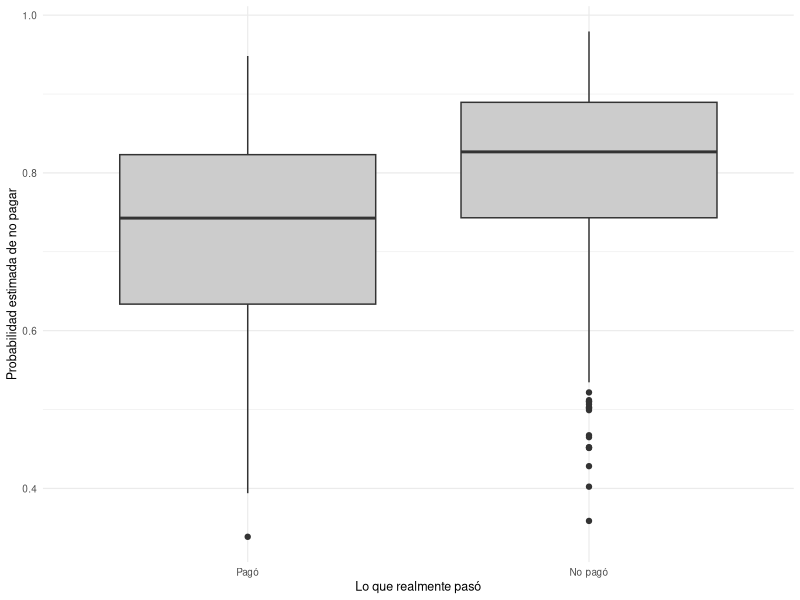
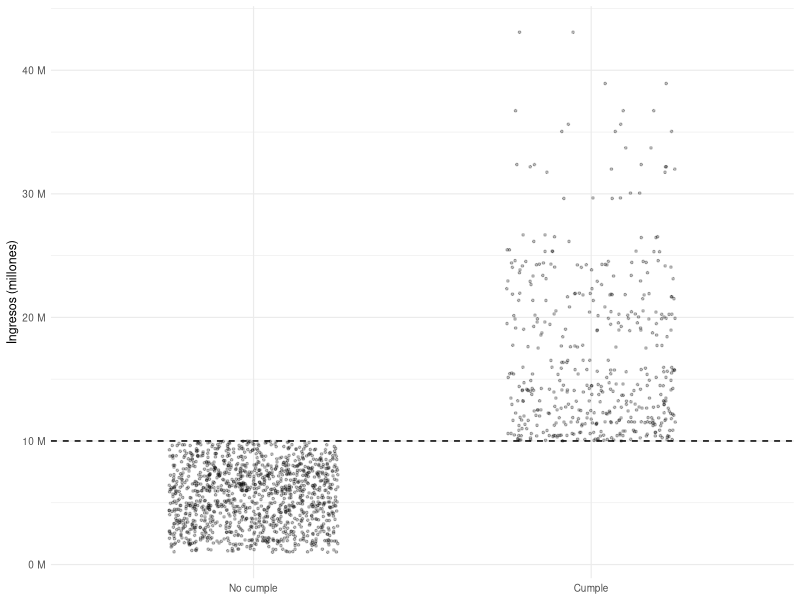
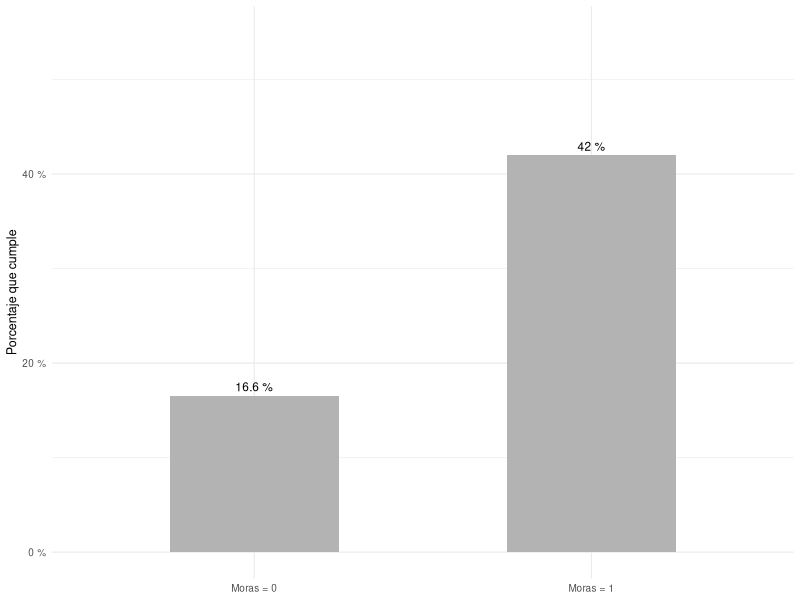

Write R code to recreate these figures, in order.
## ---- chunk 1
#| label: preparacion
#| include: false

# Opciones para que los números salgan en formato normal y no en notación
# científica (por ejemplo 8605213 en vez de 8.6e+06).
options(scipen = 999, digits = 4)
## ---- chunk 2
#| label: paso1-librerias

# ggplot2 sirve para hacer gráficos bonitos.
# readxl sirve para abrir archivos de Excel (lo usaremos en la Parte 2).
library(ggplot2)
library(readxl)
## ---- chunk 3
#| label: paso2-simular

# set.seed() hace que los "números al azar" sean siempre los mismos.
# Así, si otra persona corre este código, obtiene exactamente mis resultados.
set.seed(123)

n <- 1000   # vamos a inventar 1.000 clientes

# rnorm(cuántos, promedio, variación) inventa números alrededor de un promedio.
# rbinom() inventa ceros y unos.
# Las variables se crean en el mismo orden en que las lista la guía.
edad           <- rnorm(n, 40, 10)     # edades alrededor de 40 años
ingresos       <- rnorm(n, 3000, 1000) # ingresos alrededor de 3.000
score          <- rnorm(n, 600, 50)    # score alrededor de 600 puntos
genero         <- rbinom(n, 1, 0.5)    # 0 = mujer, 1 = hombre, mitad y mitad
monto_prestamo <- rnorm(n, 5000, 1500) # préstamos alrededor de 5.000
## ---- chunk 4
#| label: paso3-probabilidad

# Esta cuenta larga es la fórmula que da la guía. Cada número dice cuánto
# influye cada variable. Todavía no es una probabilidad, es un puntaje interno.
lin_pred <- -3 - 0.03 * edad - 0.0004 * ingresos + 0.01 * score +
             0.8 * genero + 0.0001 * monto_prestamo

# Esta línea convierte ese puntaje en una probabilidad entre 0 y 1.
prob <- 1 / (1 + exp(-lin_pred))

# Miramos cómo quedaron las probabilidades:
summary(prob)
## ---- chunk 5
#| label: paso4-default

# rbinom() lanza una "moneda cargada" con la probabilidad de cada cliente.
# El resultado es la variable que queremos explicar: 0 = paga, 1 = no paga.
default <- rbinom(n, 1, prob)

# Juntamos todo en una tabla (data.frame) para trabajar ordenados.
datos1 <- data.frame(default, edad, ingresos, score, genero, monto_prestamo)

# ¿Cuántos incumplieron?
table(default)
## ---- chunk 6
#| label: paso4-tasa
#| echo: false

tasa1 <- mean(datos1$default)
## ---- chunk 7
#| label: paso5-modelo

# glm() es la función que ajusta el modelo. Se lee así:
#   default ~ edad + ingresos + ...  ->  "explica default usando estas variables"
#   family = binomial(link = "logit") ->  "usa el modelo logit"
#   data = datos1                     ->  "los datos están en esta tabla"
modelo1 <- glm(default ~ edad + ingresos + score + genero + monto_prestamo,
               family = binomial(link = "logit"),
               data = datos1)
## ---- chunk 8
#| label: paso6-salida

summary(modelo1)
## ---- chunk 9
#| label: paso7-or

# exp() convierte el coeficiente en el multiplicador (OR).
round(exp(coef(modelo1)), 4)
## ---- chunk 10
#| label: paso7-tabla
#| echo: false

b1 <- coef(modelo1)
p1 <- summary(modelo1)$coefficients[, 4]

tab <- data.frame(
  c("Edad (1 año más)", "Ingresos (100 más)", "Score (10 puntos más)",
    "Ser hombre", "Préstamo (1.000 más)"),
  c(round(exp(b1["edad"]), 3), round(exp(100 * b1["ingresos"]), 3),
    round(exp(10 * b1["score"]), 3), round(exp(b1["genero"]), 3),
    round(exp(1000 * b1["monto_prestamo"]), 3)),
  # El efecto se deduce del signo del coeficiente: positivo sube el riesgo.
  ifelse(b1[c("edad", "ingresos", "score", "genero", "monto_prestamo")] > 0,
         "Sube el riesgo", "Baja el riesgo"),
  ifelse(p1[c("edad", "ingresos", "score", "genero", "monto_prestamo")] < 0.05,
         "Sí", "No"),
  row.names = NULL)
names(tab) <- c("Si aumenta...", "OR", "Efecto sobre el riesgo de no pagar",
                "¿Es confiable?")
knitr::kable(tab, booktabs = TRUE, linesep = "",
             caption = "Parte 1. Resultados del modelo, traducidos a lenguaje sencillo.")
## ---- chunk 11
#| label: paso8-grafico
#| fig-cap: "Parte 1. Probabilidad de no pagar que el modelo le asigna a cada cliente, separada según lo que realmente pasó. Se ve que los que no pagaron (barra de la derecha) tienden a tener probabilidades más altas, que es lo que uno espera de un modelo que funciona."

# Guardamos la probabilidad que el modelo calculó para cada cliente.
datos1$prob_estimada <- fitted(modelo1)

ggplot(datos1, aes(x = factor(default, labels = c("Pagó", "No pagó")),
                   y = prob_estimada)) +
  geom_boxplot(fill = "grey80") +
  labs(x = "Lo que realmente pasó", y = "Probabilidad estimada de no pagar") +
  theme_minimal(base_size = 9)
## ---- chunk 12
#| label: p2-paso1-cargar

# read_excel() abre el archivo. Lo guardamos en la carpeta "datos".
traindata <- as.data.frame(read_excel("datos/Traindata.xlsx"))

# La columna "Score Crediticio" tiene un espacio en el nombre y eso incomoda
# a R. Le cambiamos el espacio por un guion bajo.
names(traindata)[names(traindata) == "Score Crediticio"] <- "Score_Crediticio"

# ¿Cuántas filas y columnas tiene?
dim(traindata)
## ---- chunk 13
#| label: p2-paso2-mirar

# Las primeras filas, para saber qué pinta tienen los datos.
head(traindata, 4)

# ¿Cuántos clientes cumplen (1) y cuántos no (0)?
table(traindata$Cumple)
## ---- chunk 14
#| label: p2-paso2-calculos
#| echo: false

tasa_cumple <- mean(traindata$Cumple)
## ---- chunk 15
#| label: p2-paso3-modelo-completo
#| warning: true

modelo_completo <- glm(Cumple ~ ., family = binomial(link = "logit"),
                       data = traindata)

summary(modelo_completo)
## ---- chunk 16
#| label: p2-paso4-buscar

# Rango de ingresos de los que NO cumplen y de los que SÍ cumplen.
tapply(traindata$Ingresos, traindata$Cumple, range)
## ---- chunk 17
#| label: p2-paso4-grafico
#| fig-height: 2.3
#| fig-cap: "Parte 2. Ingresos de cada grupo. Las dos nubes de puntos no se tocan: hay una línea (10 millones) que separa perfectamente a quien cumple de quien no cumple. Esto es lo que rompió el modelo."

ggplot(traindata, aes(x = factor(Cumple, labels = c("No cumple", "Cumple")),
                      y = Ingresos)) +
  geom_jitter(width = 0.25, alpha = 0.25, size = 0.6) +
  geom_hline(yintercept = 1e7, linetype = "dashed") +
  scale_y_continuous(labels = function(x) paste0(x / 1e6, " M")) +
  labs(x = NULL, y = "Ingresos (millones)") +
  theme_minimal(base_size = 9)
## ---- chunk 18
#| label: p2-paso5-modelo-bueno

modelo2 <- glm(Cumple ~ Genero + Moras + Estado_Civil + Edad + Score_Crediticio,
               family = binomial(link = "logit"),
               data = traindata)

summary(modelo2)
## ---- chunk 19
#| label: p2-paso5-or

# Los coeficientes convertidos en multiplicadores (OR).
round(exp(coef(modelo2)), 4)
## ---- chunk 20
#| label: p2-paso6-tabla
#| echo: false

b2 <- coef(modelo2)
p2v <- summary(modelo2)$coefficients[, 4]
vars <- c("Moras", "Score_Crediticio", "Edad", "Genero", "Estado_Civil")
mult <- c(Moras = 1, Score_Crediticio = 100, Edad = 10, Genero = 1,
          Estado_Civil = 1)

tab2 <- data.frame(
  c("Tener Moras = 1", "Score: 100 puntos más", "Edad: 10 años más",
    "Ser hombre (Genero = 1)", "Estado civil = 1"),
  round(exp(b2[vars] * mult[vars]), 3),
  ifelse(b2[vars] > 0, "Cumple MÁS", "Cumple MENOS"),
  ifelse(p2v[vars] < 0.05, "Sí", "No"),
  row.names = NULL)
names(tab2) <- c("Si...", "OR", "Efecto", "¿Es confiable?")
knitr::kable(tab2, booktabs = TRUE, linesep = "",
             caption = "Parte 2. Resultados del modelo corregido, traducidos a lenguaje sencillo.")
## ---- chunk 21
#| label: p2-paso7-aciertos

# Regla simple: si la probabilidad es 0,5 o más, decimos que el cliente cumple.
prob2  <- fitted(modelo2)
prediccion <- ifelse(prob2 >= 0.5, 1, 0)

# Tabla de aciertos y errores.
table(Observado = traindata$Cumple, Predicho = prediccion)

# Porcentaje de aciertos.
round(mean(prediccion == traindata$Cumple), 4)
## ---- chunk 22
#| label: p2-paso7-calc
#| echo: false

aciertos <- mean(prediccion == traindata$Cumple)
r2       <- 1 - modelo2$deviance / modelo2$null.deviance
detecta  <- sum(prediccion == 1 & traindata$Cumple == 1) / sum(traindata$Cumple)
## ---- chunk 23
#| label: p2-paso7-grafico
#| fig-height: 2.4
#| fig-cap: "Parte 2. Porcentaje de clientes que cumple, según la variable Moras. Es la diferencia más grande que encontramos en toda la base, y coincide con que Moras sea la variable más fuerte del modelo."

resumen <- aggregate(Cumple ~ Moras, data = traindata, FUN = mean)
resumen$Moras <- factor(resumen$Moras, labels = c("Moras = 0", "Moras = 1"))

ggplot(resumen, aes(x = Moras, y = Cumple)) +
  geom_col(fill = "grey70", width = 0.5) +
  geom_text(aes(label = paste0(round(Cumple * 100, 1), " %")), vjust = -0.5,
            size = 3) +
  scale_y_continuous(limits = c(0, 0.55),
                     labels = function(x) paste0(x * 100, " %")) +
  labs(x = NULL, y = "Porcentaje que cumple") +
  theme_minimal(base_size = 9)
